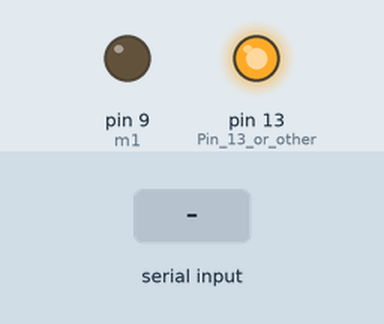
Recording of a sketch running on a simulated Arduino Uno, built with avr-gcc and run on an emulated ATmega328P. On the bench: output pins drawn as LEDs (lit = HIGH). The test bench sets the inputs (shaded band). What the sketch prints to the serial monitor is not drawn.

Above: at 1.2 s.
1.3 s: "1" received over Serial
Timing chart, 0 to 4.3 s (numbered marks = the images above; inputs shaded):
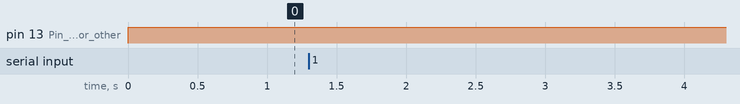

The sketch:

Receiver.ino
```cpp
const int m1 = 9;

#define TIME_DELAY 1       // # Time Delay in ms

void setup() {

 pinMode(m1,OUTPUT);
 Serial.begin(57600);           // # Keep baud rate same as in Controller.py
 pinMode(LED_BUILTIN,OUTPUT);   // Pin 13 or other, arudino IDE takes care of this itself

}

uint8_t val = 0x00;

void loop() {

  while(!Serial.available())digitalWrite(LED_BUILTIN,HIGH);  //# On if not receiving anything
  while(Serial.available()){                                 //#Off if data is incoming
  digitalWrite(LED_BUILTIN,LOW);
  int control_signal = (char(Serial.read()) & 0xFF)-1;
  Serial.println(control_signal);

  /*
   _____                        __  __
  / ____|                      |  \/  |
 | (___   ___  _ __ ___   ___  | \  / | ___  _ __ ___
  \___ \ / _ \| '_ ` _ \ / _ \ | |\/| |/ _ \| '__/ _ \
  ____) | (_) | | | | | |  __/ | |  | | (_) | | |  __/
 |_____/ \___/|_| |_| |_|\___| |_|  |_|\___/|_|  \___|

  ____  _ _   __  __       _   _
 |  _ \(_) | |  \/  |     | | | |
 | |_) |_| |_| \  / | __ _| |_| |__
 |  _ <| | __| |\/| |/ _` | __| '_ \
 | |_) | | |_| |  | | (_| | |_| | | |
 |____/|_|\__|_|  |_|\__,_|\__|_| |_|

  */

  if(control_signal == 0x001){
    if(val < 255 ) val+=1;
    }
  else if(control_signal == 0x02){
    if (val < 0 ) val-=1;
    }
  else if(control_signal == 0x04){
    digitalWrite(m1,LOW);
    exit(0);
    }

  analogWrite(m1,val);
    // End of all conditions

  delay(TIME_DELAY);
  }
}
```
